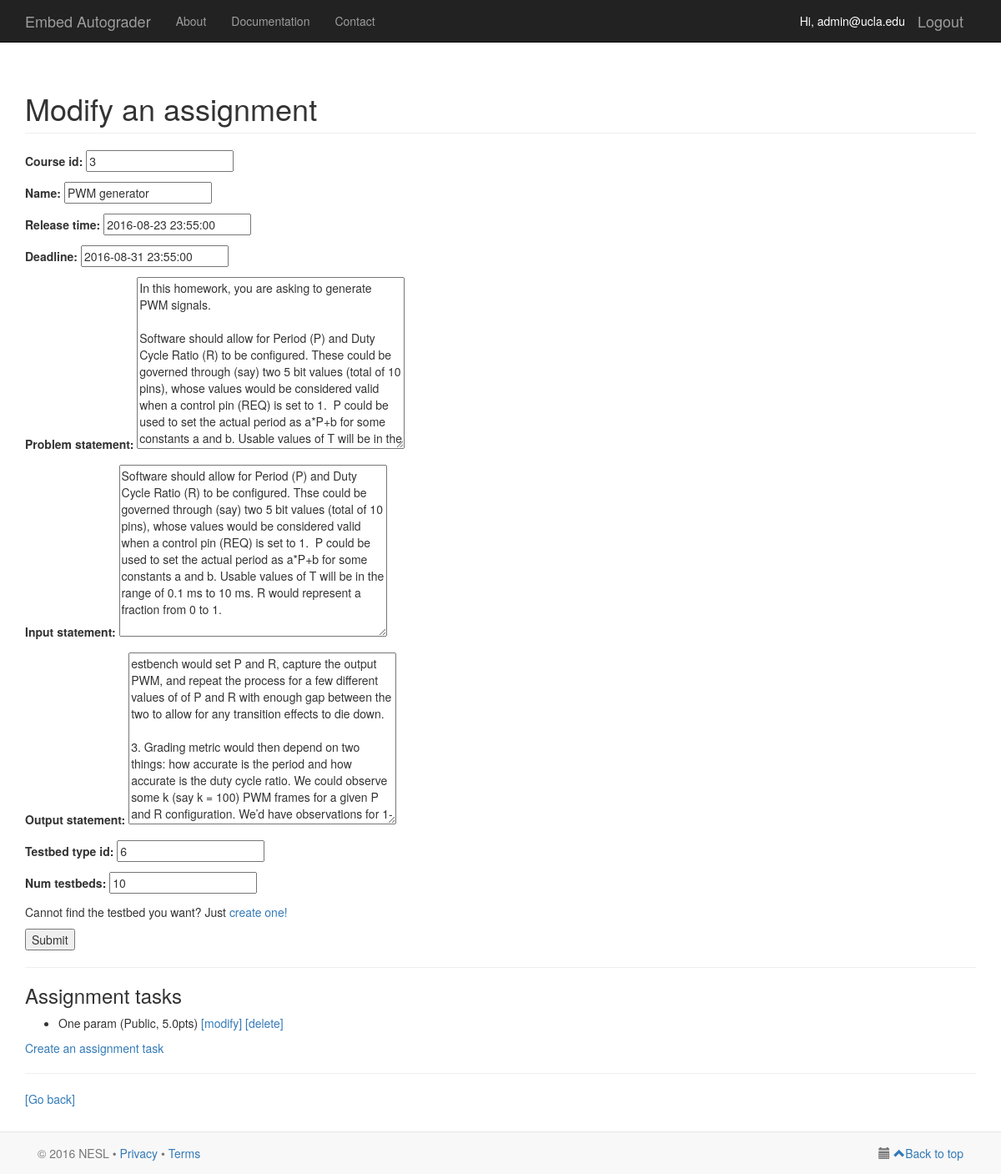
/course/3/modify-assignment/1/ (signed in), run on an earlier commit of the app's database.
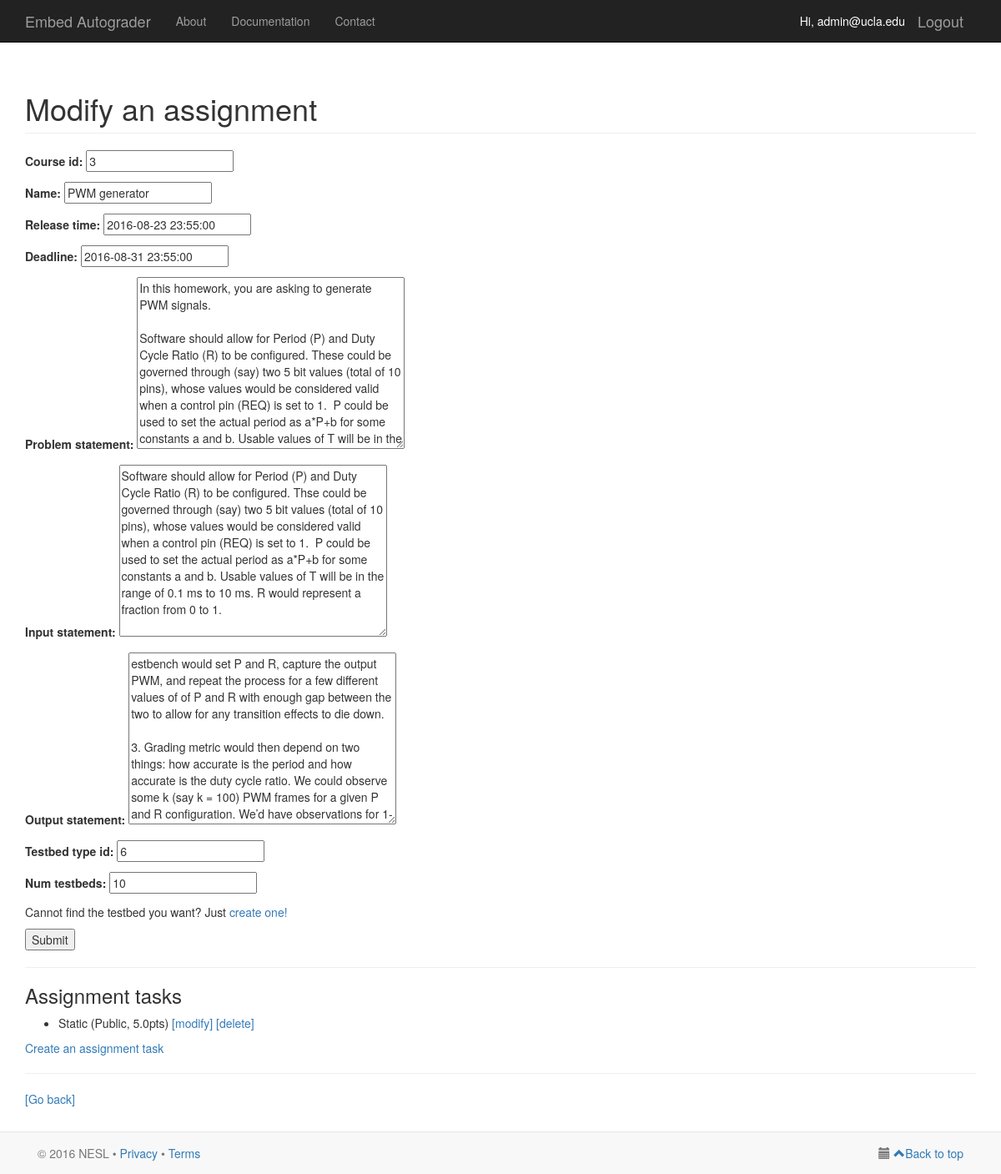
And on a later commit of the database.
### serapis/models.py (models this page shows)
class AssignmentTask(models.Model):
    MODE_PUBLIC = 0
    MODE_FEEDBACK = 1
    MODE_HIDDEN = 2
    EVAL_MODES = (
        (MODE_PUBLIC, 'Public'),
        (MODE_FEEDBACK, 'Feedback'),
        (MODE_HIDDEN, 'Hidden'),
    )
    assignment_id = models.ForeignKey(Assignment, on_delete = models.CASCADE)
    brief_description = models.CharField(max_length=100)
    mode = models.IntegerField(choices=EVAL_MODES)
    points = models.FloatField()
    test_input = models.FileField(upload_to='uploaded_files')
    grading_script = models.FileField(upload_to='uploaded_files')

### serapis/views.py (the view)
# urls.py: url(r'^modify-assignment/(?P<assignment_id>[0-9]+)/$', views.modify_assignment, name='modify-assignment'),
@login_required(login_url='/login/')
def modify_assignment(request, course_id, assignment_id):
    username = request.user
    user = User.objects.filter(username=username)[0]
    user_profile = UserProfile.objects.filter(user=user)[0]
    course_list = Course.objects.filter(id=course_id)
    if not course_list:
        return HttpResponse("Course cannot be found")
    course = course_list[0]
    if not CourseUserList.objects.filter(course_id=course, user_id=user):
        raise PermissionDenied
    assignment_list = course.assignment_set.filter(id=assignment_id)
    if not assignment_list:
        return HttpResponse("Assignment cannot be found")
    assignment = assignment_list[0]
    if request.method == 'POST':
        form = AssignmentCompleteForm(request.POST, instance=assignment)
        if form.is_valid():
            assignment = form.save()
    else:
        form = AssignmentCompleteForm(instance=assignment)
    tasks = None
    if assignment.testbed_type_id:
        form.fields['testbed_type_id'].widget = forms.NumberInput(attrs={'readonly':'readonly'})
        tasks = AssignmentTask.objects.filter(assignment_id=assignment)
    form.fields['course_id'].widget = forms.NumberInput(attrs={'readonly':'readonly'})
    template_context = {
            'myuser': request.user,
            'user_profile': user_profile,
            'assignment': assignment,
            'form': form.as_p(),
            'tasks': tasks,
    }
    return render(request, 'serapis/modify_assignment.html', template_context)

### serapis/templates/serapis/modify_assignment.html (shortened to what this page needs)
{% extends 'serapis/base.html' %}
{% load staticfiles %}
{% block content %}
    <div class="container">
        <h1 class="page-header">Modify an assignment</h1>
        <form action="." method="post">
            {{ form }}
            <p>Cannot find the testbed you want? Just <a href="{% url 'create-testbed-type' %}">create one!</a></p>
            <input type="submit" value="Submit" />
            {% if tasks is not None %}
                <hr/>
                <h3>Assignment tasks</h3>
                {% if not tasks %}
                    <p>No tasks assigned yet.</p>
                {% else %}
                    <ul>
                    {% for task in tasks %}
                        <li>
                            {{ task.brief_description }} ({{ task.get_mode_display }}, {{ task.points }}pts)
                            <a href="#">[modify]</a> <a href="#">[delete]</a>
                        </li>
                    {% endfor %}
                    </ul>
                {% endif %}
                <p><a href="{% url 'create-assignment-task' assignment.id %}">Create an assignment task</a></p>
            {% endif %}
        </form>
        <hr/>
        <p><a href="{% url 'homepage' %}">[Go back]</a></p>
    </div>
{% endblock %}

### serapis/templates/serapis/base.html (shortened to what this page needs)
{% load staticfiles %}
<!DOCTYPE html>
<html lang="en">
    <head>
        <link href="{% static 'bootstrap/css/bootstrap.min.css' %}" rel="stylesheet">
        <link href="{% static 'bootstrap/css/bootstrap-datetimepicker.css' %}" rel="stylesheet">
        <link href="http://code.jquery.com/ui/1.11.1/themes/smoothness/jquery-ui.css" rel="stylesheet">
        <link rel="stylesheet" href="//maxcdn.bootstrapcdn.com/font-awesome/4.3.0/css/font-awesome.min.css">
    </head>
    <body>
        <nav class="navbar navbar-inverse navbar-fixed-top" role="navigation">
            <div class="container">
                <div class="navbar-header">
                    <a class="navbar-brand" href="{% url 'homepage' %}">Embed Autograder</a>
                </div>
                {% if myuser.is_authenticated %}
                    <a href="{% url 'logout' %}" class="navbar-brand pull-right">Logout</a>
                    <span class="navbar-brand pull-right" style="font-size:14px; color:white">Hi, {{ myuser.username }}</span>
                {% endif %}
                <div class="collapse navbar-collapse" id="bs-example-navbar-collapse-1">
                    <ul class="nav navbar-nav">
                        <li><a href="#">About</a></li>
                        <li><a href="#">Documentation</a></li>
                        <li><a href="#">Contact</a></li>
                    </ul>
                </div>
            </div>
        </nav>
        {% block content %}
        {% endblock %}
        <div class="navbar navbar-default navbar-fixed-bottom">
        <div class="container">
            <p class="navbar-text pull-left">© 2016 NESL •
                <a href="http://nesl.ee.ucla.edu/privacy">Privacy</a>
                <span>•</span>
                <a href="http://nesl.ee.ucla.edu/terms">Terms</a>
            </p>
            <div class="navbar-text pull-right">
                <i class="glyphicon glyphicon-calendar" aria-hidden="true"></i>
                <a href="#Top"><span class="glyphicon-class glyphicon glyphicon-chevron-up"></span>Back to top</a>
            </div>
        </div>
    </body>
</html>

### serapis/templates/serapis/base.html (style rules this page uses)
body { padding-top: 70px; padding-bottom: 70px; }

What changed in the data, as far as the page shows it:
removed AssignmentTask: brief_description "One param", mode "Public", points "5.0"
added AssignmentTask: brief_description "Static", mode "Public", points "5.0"
